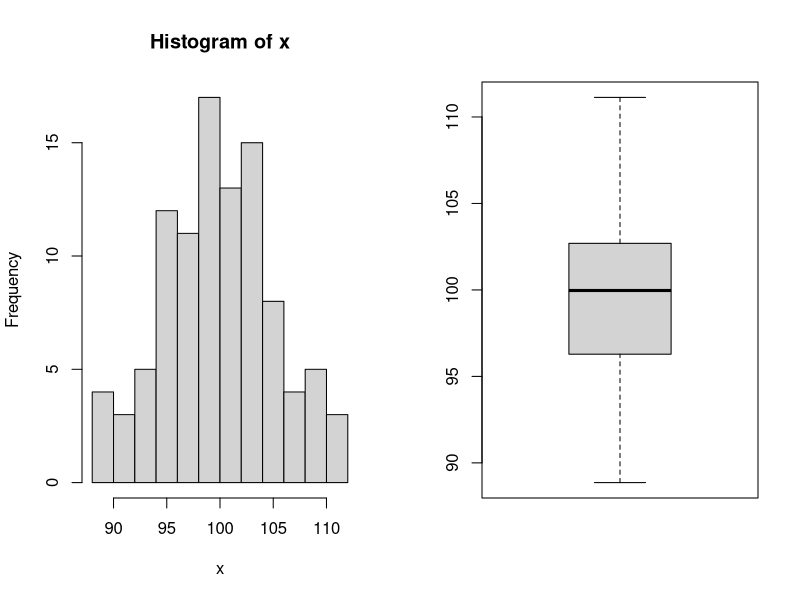

Write R code to recreate this figure.
#tossing 10 coins
dbinom(x = 0, size = 10, prob = 0.5)

#seeking 5 heads
dbinom(x = 5, size = 10, prob = 0.5)

#part 3
#simulate
x <- rnorm(n=100, mean=100, sd=5)

#histogram
par(mfrow=c(1,2))
hist(x)
boxplot(x)

#mean and sd
mean(x)
sd(x)

#median and interquartile range
median(x)
IQR(x)

#test the hypothesis
t.test(x, mu=100)

t.test(x, mu=90)

#Wilcoxon signed rank test
wilcox.test(x, mu=100)
wilcox.test(x, mu=90)



